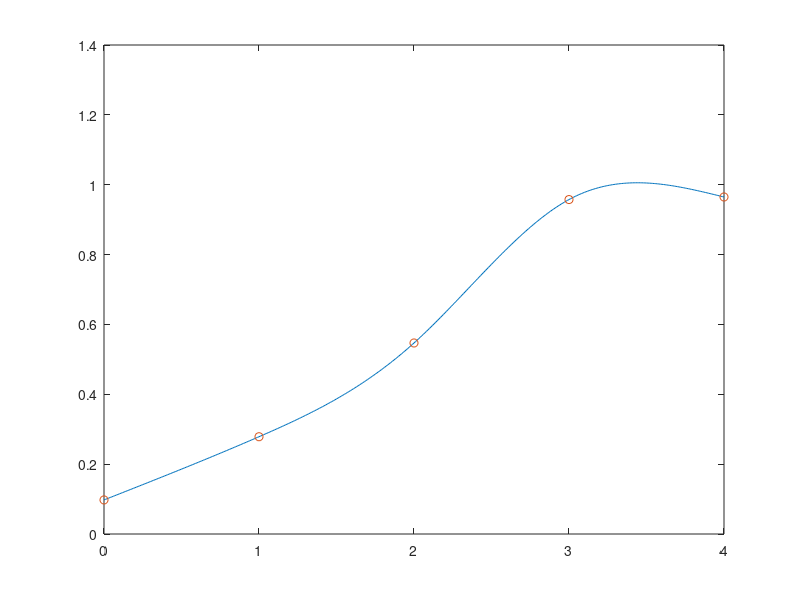
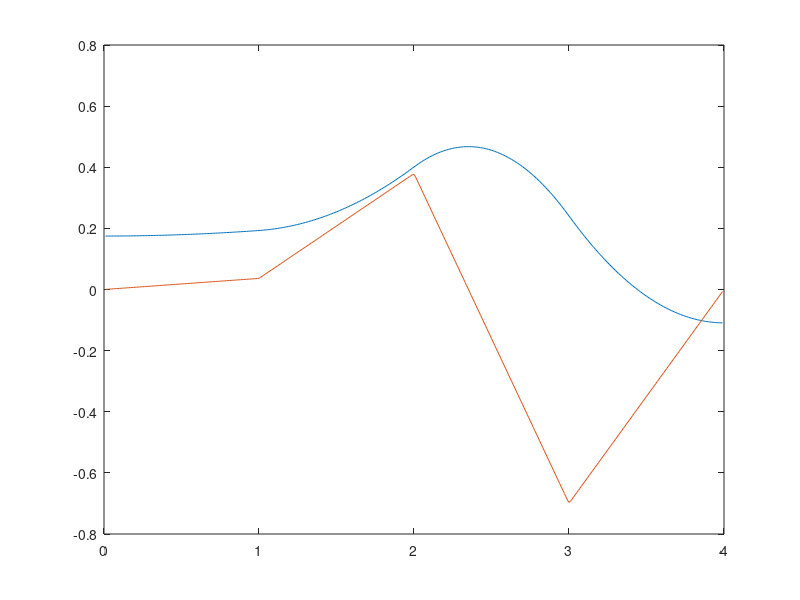

Source code (MATLAB) for these figures, in order:
close all;
clear all;
load Input.mat
load Output.mat
% Draw with something like
figure; plot(x,y); hold on;plot(xy(1,:),xy(2,:),'o'); 
 h =0.01;
xEval = x(2:end-1); % strip out the first and last
yD = (y(3:end)-y(1:end-2))/(2*h);
yDD = (y(3:end)-2*y(2:end-1)+y(1:end-2))/(h*h);
figure; plot(xEval, yD); hold on; plot(xEval, yDD);

% load Input.mat
% pp = csape(xy(1, :), xy(2,:), 'variational');